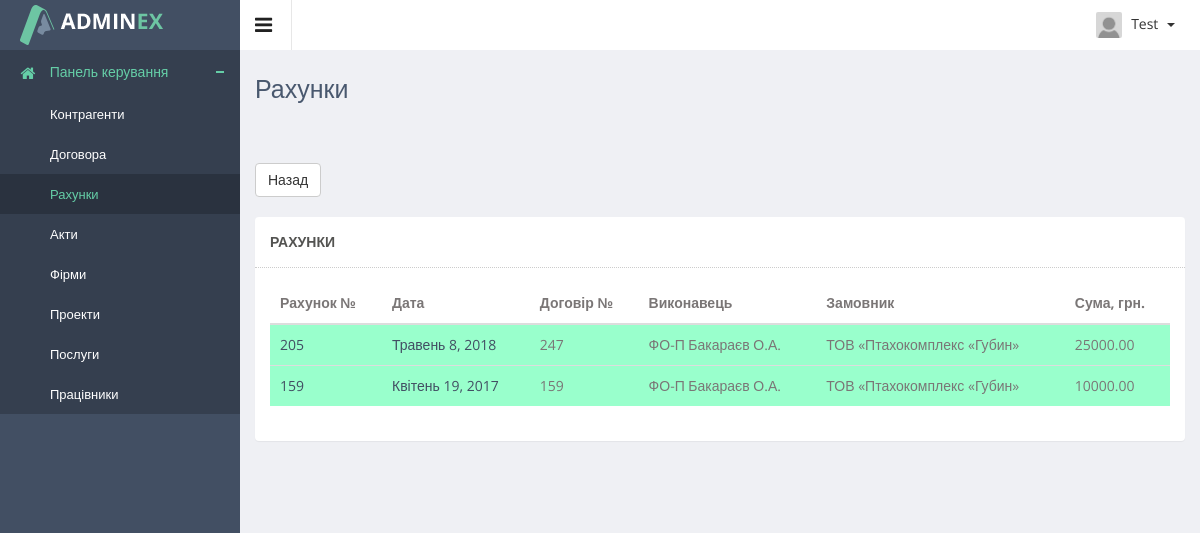
The app's page /crm/invoices/ (signed in) with its own data.
### authapp/models.py (models this page shows)
class ProjectUser(AbstractUser):
    parent_name = models.CharField(verbose_name='по-батькові', max_length=20, blank=True)
    date_of_birth = models.DateField(verbose_name='дата народження', blank=True, null=True)
    phone1 = models.CharField(verbose_name='номер телефона', max_length=16, blank=True)
    phone2 = models.CharField(verbose_name='номер телефона', max_length=16, blank=True, null=True)
    avatar = models.ImageField(verbose_name='фото', upload_to='users_avatars', blank=True)
    is_dir = models.BooleanField(verbose_name='керівник', default=False)
    is_assistant = models.BooleanField(verbose_name='помічник', default=False)
    is_client = models.BooleanField(verbose_name='клієнт', default=False)
    def __str__(self):
        return self.last_name

### crmapp/models.py (models this page shows, shortened)
class Invoice(models.Model):
    num_invoice = models.PositiveIntegerField(verbose_name='№ рахунку', blank=True)
    date_create = models.DateField(verbose_name='дата', default=datetime.strftime(datetime.today(), '%Y-%m-%d'))
    contract = models.ForeignKey(Contract, related_name='contract', verbose_name='договір', on_delete=models.PROTECT)
    performer = models.ForeignKey(Firm, related_name='performer', verbose_name='виконавець', on_delete=models.PROTECT)
    payer = models.ForeignKey(Partner, related_name='payer', verbose_name='платник', on_delete=models.PROTECT)
    works = models.TextField(verbose_name='назва', blank=True)
    quantity = models.PositiveIntegerField(verbose_name='кількість', default=1)
    price = models.DecimalField(verbose_name='ціна', max_digits=10, decimal_places=2, blank=True,
                                default='0.00')
    vat = models.DecimalField(verbose_name='ПДВ', max_digits=10, decimal_places=2, blank=True, default='0.00')
    price_vat = models.DecimalField(verbose_name='ціна з ПДВ', max_digits=10, decimal_places=2, blank=True,
                                    default='0.00')
    is_paid = models.BooleanField(verbose_name='оплачений', default=False)

class Contract(models.Model):
    number = models.PositiveIntegerField(verbose_name='№ договору', unique=True)
    date_start = models.DateField(verbose_name='дата укладання')
    date_end = models.DateField(verbose_name='дата закінчення')
    client = models.ForeignKey(Partner, related_name='partner', verbose_name='замовник', on_delete=models.PROTECT)
    performer = models.ForeignKey(Firm, related_name='firm', verbose_name='виконавець', on_delete=models.PROTECT)
    works = models.TextField(verbose_name='предмет договору', help_text='заповніть через ;', blank=True)
    cost = models.DecimalField(verbose_name='вартість робіт', max_digits=10, decimal_places=2, blank=True,
                               default='0.00')
    vat = models.DecimalField(verbose_name='ПДВ', max_digits=10, decimal_places=2, blank=True, default='0.00')
    cost_vat = models.DecimalField(verbose_name='вартість з ПДВ', max_digits=10, decimal_places=2, blank=True,
                                   default='0.00')
    district = models.CharField(verbose_name='район', max_length=50, blank=True)
    town = models.CharField(verbose_name='населений пункт', max_length=50, blank=True)
    address = models.CharField(verbose_name='адреса', max_length=50, blank=True)
    note = models.TextField(verbose_name='примітка', blank=True)

class Firm(models.Model):
    full_name = models.CharField(verbose_name='повна назва підприємства', max_length=150)
    short_name = models.CharField(verbose_name='скорочена назва підприєства', max_length=80)
    inn = models.CharField(verbose_name='ідентификаційний номер', max_length=15, blank=True)
    edrpoy = models.CharField(verbose_name='єдрпоу', max_length=10, blank=True)
    dfro = models.CharField(verbose_name='дфро', max_length=15, blank=True)
    payment_account = models.CharField(verbose_name='розрахунковий рахунок', max_length=20, blank=True)
    bank = models.ForeignKey(Bank, on_delete=models.PROTECT, verbose_name='банк', default='')
    cert_vat = models.CharField(verbose_name='свідоцтво платника пдв', max_length=15, blank=True)
    dir_name = models.CharField(verbose_name='директор', max_length=150, blank=True)
    phone1 = models.CharField(verbose_name='номер телефона', max_length=16, blank=True)
    phone2 = models.CharField(verbose_name='номер телефона', max_length=16, blank=True)
    phone3 = models.CharField(verbose_name='номер телефона', max_length=16, blank=True)
    email = models.EmailField(verbose_name='email', max_length=100, blank=True)
    zipcode = models.PositiveIntegerField(verbose_name='поштовий індекс', default=0)
    country = models.CharField(verbose_name='країна', max_length=20, default='Україна')
    region = models.CharField(verbose_name='область', max_length=50, default='Волинська обл.')
    district = models.CharField(verbose_name='район', max_length=50, blank=True)
    town = models.CharField(verbose_name='населений пункт', max_length=50, blank=True)
    address = models.CharField(verbose_name='адреса', max_length=50, blank=True)
    def __str__(self):
        return self.short_name

class Partner(models.Model):
    entity = models.BooleanField(verbose_name='юридична особа', default=False)
    full_name = models.CharField(verbose_name='повна назва підприємства', max_length=150)
    short_name = models.CharField(verbose_name='скорочена назва підприєства', max_length=80)
    inn = models.CharField(verbose_name='ідентификаційний номер', max_length=15, blank=True)
    edrpoy = models.CharField(verbose_name='єдрпоу', max_length=10, blank=True)
    dfro = models.CharField(verbose_name='дфро', max_length=15, blank=True)
    payment_account = models.CharField(verbose_name='розрахунковий рахунок', max_length=20, blank=True)
    bank = models.ForeignKey(Bank, on_delete=models.PROTECT, verbose_name='банк', default='')
    cert_vat = models.CharField(verbose_name='свідоцтво платника пдв', max_length=15, blank=True)
    dir_name = models.CharField(verbose_name='директор', max_length=150, blank=True)
    responsible = models.CharField(verbose_name='відповідальна особа', max_length=150, blank=True)
    phone1 = models.CharField(verbose_name='номер телефона', max_length=16, blank=True)
    phone2 = models.CharField(verbose_name='номер телефона', max_length=16, blank=True)
    phone3 = models.CharField(verbose_name='номер телефона', max_length=16, blank=True)
    email = models.EmailField(verbose_name='email', max_length=100, blank=True)
    zipcode = models.PositiveIntegerField(verbose_name='поштовий індекс', default=0)
    country = models.CharField(verbose_name='країна', max_length=20, default='Україна')
    region = models.CharField(verbose_name='область', max_length=50, default='Волинська обл.')
    district = models.CharField(verbose_name='район', max_length=50, blank=True)
    town = models.CharField(verbose_name='населений пункт', max_length=50, blank=True)
    address = models.CharField(verbose_name='адреса', max_length=50, blank=True)
    def __str__(self):
        return self.short_name

### crmapp/views.py (the view)
@login_required
@user_passes_test(lambda user: user.is_assistant or user.is_superuser or user.is_dir)
def invoices_view(request):
    title = 'Рахунки'
    invoices = Invoice.objects.all().order_by('is_paid').exclude(num_invoice=0)
    context = {
        'title': title,
        'object_list': invoices,
    }
    return render(request, 'crmapp/invoices_list.html', context)

### adminapp/templatetags/tags.py (called while the page is built)
@register.filter
def default_avatar(string):
    if not string:
        string = 'users_avatars/gravatar.png'
    new_string = f'{URL_PREFIX}{string}'
    return new_string

### crmapp/templates/crmapp/invoices_list.html (shortened to what this page needs)
{% extends 'mainapp/base.html' %}
{% load staticfiles %}
{% load tags %}
{% block container %}
<div class="directory-info-row">
    <div class="row">
        <div class="col-lg-6">
            <a href="{% url 'crm:main_crm' %}">
                <button class="btn btn-default" type="button">Назад</button>
            </a>
        </div>
    </div>
    <br>
    <div class="row">
        <div class="col-lg-12">
            <section class="panel">
                <header class="panel-heading">
                    {{ title }}
                </header>
                <div class="panel-body" style="display: block;">
                    <table class="table table-hover general-table">
                        <thead>
                        <tr>
                            <th>Рахунок №</th>
                            <th>Дата</th>
                            <th>Договір №</th>
                            <th>Виконавець</th>
                            <th>Замовник</th>
                            <th>Сума, грн.</th>
                        </tr>
                        </thead>
                        <tbody>
                        {% for object in object_list %}
                        <tr style="{% if object.is_paid %} background: #99FFCC; {% else %} background: #FFCCCC; {% endif %}">
                            <td>
                                <a style="display: block; text-decoration: none;"
                                   href="{% url 'crm:invoice_read' object.pk %}">{{ object.num_invoice }}</a>
                            </td>
                            <td><a style="display: block; text-decoration: none;"
                                   href="{% url 'crm:invoice_read' object.pk %}">{{ object.date_create }}</a>
                            </td>
                            <td>{{ object.contract.number }}</td>
                            <td>{{ object.performer }}</td>
                            <td>{{ object.payer }}</td>
                            <td>{{ object.price }}</td>
                        </tr>
                        {% endfor %}
                        </tbody>
                    </table>
                </div>
            </section>
        </div>
    </div>
</div>
{% endblock %}

### mainapp/templates/mainapp/includes/inc_right_menu.html (shortened to what this page needs)
{% load staticfiles %}
{% load tags %}
<ul class="notification-menu">
    <li>
        <a href="#" class="btn btn-default dropdown-toggle" data-toggle="dropdown">
            <img src="{{ user.avatar|default_avatar }}" alt=""/>
            {{ user }}
            <span class="caret"></span>
        </a>
    </li>
</ul>

### records on screen
ProjectUser: last_name "Test"
Invoice: num_invoice "205", date_create "Травень 8, 2018", contract.number "247", performer "ФО-П Бакараєв О.А.", payer "ТОВ «Птахокомплекс «Губин»", price "25000.00"
Invoice: num_invoice "159", date_create "Квітень 19, 2017", contract.number "159", performer "ФО-П Бакараєв О.А.", payer "ТОВ «Птахокомплекс «Губин»", price "10000.00"

### other values on screen
{{ title }} "Рахунки"
{{ title }} "РАХУНКИ"
